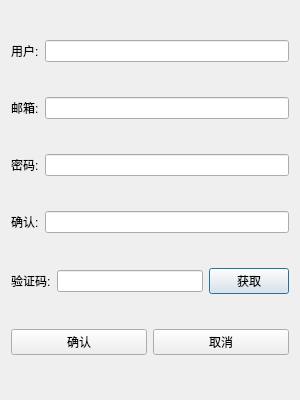
<?xml version="1.0" encoding="UTF-8"?>
<ui version="4.0">
 <class>CRegister_Dialog</class>
 <widget class="QDialog" name="CRegister_Dialog">
  <property name="geometry">
   <rect>
    <x>0</x>
    <y>0</y>
    <width>300</width>
    <height>400</height>
   </rect>
  </property>
  <property name="minimumSize">
   <size>
    <width>300</width>
    <height>400</height>
   </size>
  </property>
  <property name="maximumSize">
   <size>
    <width>300</width>
    <height>400</height>
   </size>
  </property>
  <property name="windowTitle">
   <string>Dialog</string>
  </property>
  <layout class="QVBoxLayout" name="verticalLayout">
   <item>
    <layout class="QHBoxLayout" name="horizontalLayout">
     <item>
      <widget class="QLabel" name="label">
       <property name="text">
        <string>用户:</string>
       </property>
      </widget>
     </item>
     <item>
      <widget class="QLineEdit" name="lineEdit"/>
     </item>
    </layout>
   </item>
   <item>
    <layout class="QHBoxLayout" name="horizontalLayout_2">
     <item>
      <widget class="QLabel" name="label_2">
       <property name="text">
        <string>邮箱:</string>
       </property>
      </widget>
     </item>
     <item>
      <widget class="QLineEdit" name="lineEdit_2"/>
     </item>
    </layout>
   </item>
   <item>
    <layout class="QHBoxLayout" name="horizontalLayout_3">
     <item>
      <widget class="QLabel" name="label_3">
       <property name="text">
        <string>密码:</string>
       </property>
      </widget>
     </item>
     <item>
      <widget class="QLineEdit" name="lineEdit_3"/>
     </item>
    </layout>
   </item>
   <item>
    <layout class="QHBoxLayout" name="horizontalLayout_4">
     <item>
      <widget class="QLabel" name="label_4">
       <property name="text">
        <string>确认:</string>
       </property>
      </widget>
     </item>
     <item>
      <widget class="QLineEdit" name="lineEdit_4"/>
     </item>
    </layout>
   </item>
   <item>
    <layout class="QHBoxLayout" name="horizontalLayout_5">
     <item>
      <widget class="QLabel" name="label_5">
       <property name="text">
        <string>验证码:</string>
       </property>
      </widget>
     </item>
     <item>
      <widget class="QLineEdit" name="lineEdit_5"/>
     </item>
     <item>
      <widget class="QPushButton" name="pushButton">
       <property name="text">
        <string>获取</string>
       </property>
      </widget>
     </item>
    </layout>
   </item>
   <item>
    <layout class="QHBoxLayout" name="horizontalLayout_6">
     <item>
      <widget class="QPushButton" name="pushbtn_confirm">
       <property name="text">
        <string>确认</string>
       </property>
      </widget>
     </item>
     <item>
      <widget class="QPushButton" name="pushbtn_cancel">
       <property name="text">
        <string>取消</string>
       </property>
      </widget>
     </item>
    </layout>
   </item>
  </layout>
 </widget>
 <resources/>
 <connections/>
</ui>
